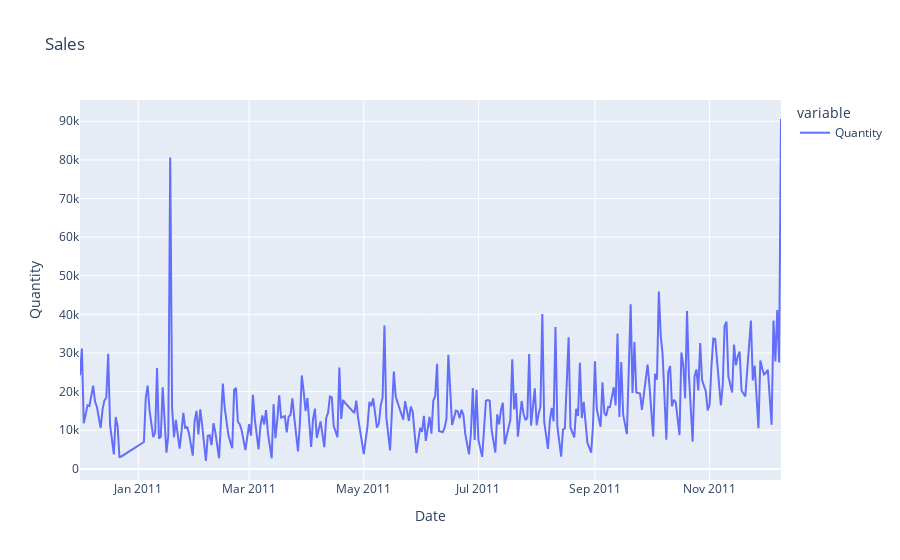

The cell this chart's notebook holds for it:
### Code cell
salesdf = retaildf.groupby('date')['Quantity'].sum()
fig = px.line(salesdf, title='Sales')
fig.update_layout(
    xaxis_title = 'Date',
    yaxis_title = 'Quantity'
)
fig.show()
print(retaildf['date'].max() - retaildf['date'].min())

### Figure 1 — Plotly figure (JSON) as saved in the notebook; plotly's stock layout.template omitted (floating-point values rounded to 4 significant figures; data arrays with more than 128 entries replaced by an {"elided": "..."} marker saying what was removed)
{"data": [{"hovertemplate": "variable=Quantity<br>date=%{x}<br>value=%{y}<extra></extra>", "legendgroup": "Quantity", "line": {"color": "#636efa", "dash": "solid"}, "marker": {"symbol": "circle"}, "mode": "lines", "name": "Quantity", "orientation": "v", "showlegend": true, "type": "scatter", "x": {"elided": "305 str values"}, "xaxis": "x", "y": {"elided": "305 int values"}, "yaxis": "y"}], "layout": {"legend": {"title": {"text": "variable"}, "tracegroupgap": 0}, "title": {"text": "Sales"}, "xaxis": {"anchor": "y", "domain": [0, 1], "title": {"text": "Date"}}, "yaxis": {"anchor": "x", "domain": [0, 1], "title": {"text": "Quantity"}}}}
